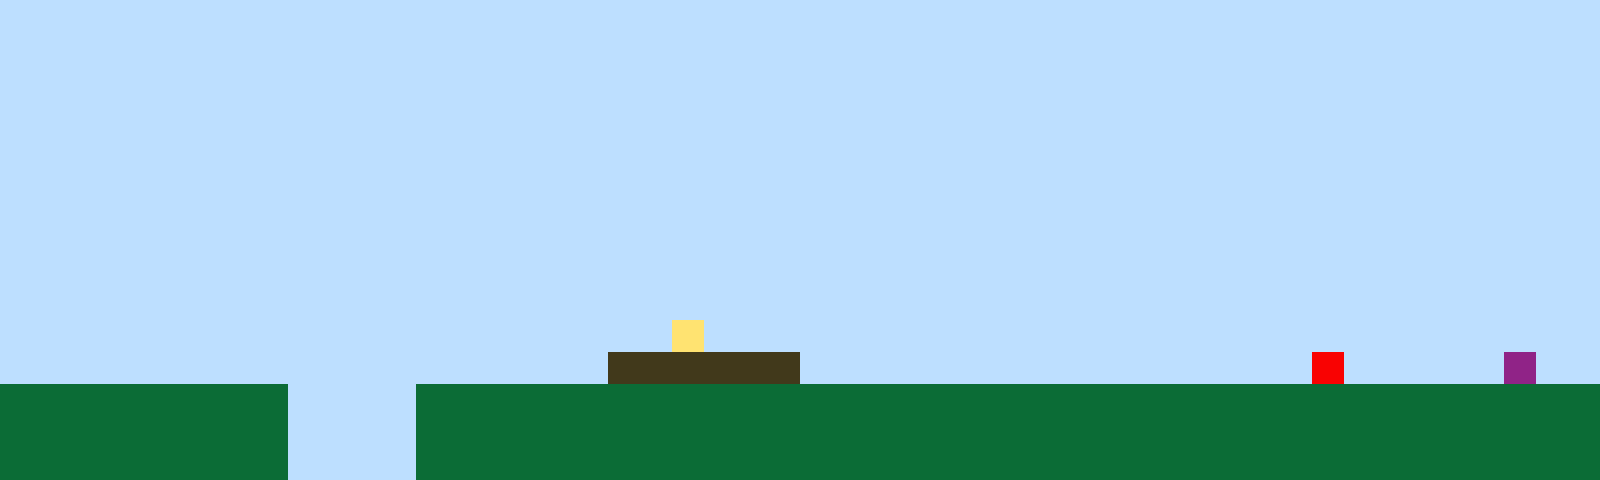

Rendered tile map (Tiled .tmx) drawn with the repository's tilesets; below, a short description and the full map source, tile grids included:
An orthogonal 50x15 tile map with 32x32 px tiles, 1 tile layer (Tile Layer 1).

<map version="1.10" tiledversion="1.11.2" orientation="orthogonal" renderorder="right-up" width="50" height="15" tilewidth="32" tileheight="32" infinite="0" nextlayerid="2" nextobjectid="1"><editorsettings><export target="map1.csv" format="csv" /></editorsettings><tileset firstgid="1" name="sprites" tilewidth="32" tileheight="32" tilecount="6" columns="3"><image source="sprites.png" width="96" height="64" /></tileset><layer id="1" name="Tile Layer 1" width="50" height="15"><data encoding="csv">1,1,1,1,1,1,1,1,1,1,1,1,1,1,1,1,1,1,1,1,1,1,1,1,1,1,1,1,1,1,1,1,1,1,1,1,1,1,1,1,1,1,1,1,1,1,1,1,1,1,1,1,1,1,1,1,1,1,1,1,1,1,1,1,1,1,1,1,1,1,1,1,1,1,1,1,1,1,1,1,1,1,1,1,1,1,1,1,1,1,1,1,1,1,1,1,1,1,1,1,1,1,1,1,1,1,1,1,1,1,1,1,1,1,1,1,1,1,1,1,1,1,1,1,1,1,1,1,1,1,1,1,1,1,1,1,1,1,1,1,1,1,1,1,1,1,1,1,1,1,1,1,1,1,1,1,1,1,1,1,1,1,1,1,1,1,1,1,1,1,1,1,1,1,1,1,1,1,1,1,1,1,1,1,1,1,1,1,1,1,1,1,1,1,1,1,1,1,1,1,1,1,1,1,1,1,1,1,1,1,1,1,1,1,1,1,1,1,1,1,1,1,1,1,1,1,1,1,1,1,1,1,1,1,1,1,1,1,1,1,1,1,1,1,1,1,1,1,1,1,1,1,1,1,1,1,1,1,1,1,1,1,1,1,1,1,1,1,1,1,1,1,1,1,1,1,1,1,1,1,1,1,1,1,1,1,1,1,1,1,1,1,1,1,1,1,1,1,1,1,1,1,1,1,1,1,1,1,1,1,1,1,1,1,1,1,1,1,1,1,1,1,1,1,1,1,1,1,1,1,1,1,1,1,1,1,1,1,1,1,1,1,1,1,1,1,1,1,1,1,1,1,1,1,1,1,1,1,1,1,1,1,1,1,1,1,1,1,1,1,1,1,1,1,1,1,1,1,1,1,1,1,1,1,1,1,1,1,1,1,1,1,1,1,1,1,1,1,1,1,1,1,1,1,1,1,1,1,1,1,1,1,1,1,1,1,1,1,1,1,1,1,1,1,1,1,1,1,1,1,1,1,1,1,1,1,1,1,1,1,1,1,1,1,1,1,1,1,1,1,1,1,1,1,1,1,1,1,1,1,1,1,1,1,1,1,1,1,1,1,1,1,1,1,1,1,1,1,1,1,1,1,1,1,1,1,1,1,1,1,1,1,1,1,1,1,1,1,1,1,1,1,1,1,1,1,1,1,1,1,1,1,1,1,1,1,1,1,1,1,1,4,1,1,1,1,1,1,1,1,1,1,1,1,1,1,1,1,1,1,1,1,1,1,1,1,1,1,1,1,1,1,1,1,1,1,1,1,1,1,1,1,1,1,1,1,1,1,1,3,3,3,3,3,3,1,1,1,1,1,1,1,1,1,1,1,1,1,1,1,1,5,1,1,1,1,1,6,1,1,2,2,2,2,2,2,2,2,2,1,1,1,1,2,2,2,2,2,2,2,2,2,2,2,2,2,2,2,2,2,2,2,2,2,2,2,2,2,2,2,2,2,2,2,2,2,2,2,2,2,2,2,2,2,2,2,2,2,2,1,1,1,1,2,2,2,2,2,2,2,2,2,2,2,2,2,2,2,2,2,2,2,2,2,2,2,2,2,2,2,2,2,2,2,2,2,2,2,2,2,2,2,2,2,2,2,2,2,2,1,1,1,1,2,2,2,2,2,2,2,2,2,2,2,2,2,2,2,2,2,2,2,2,2,2,2,2,2,2,2,2,2,2,2,2,2,2,2,2,2</data></layer></map>
